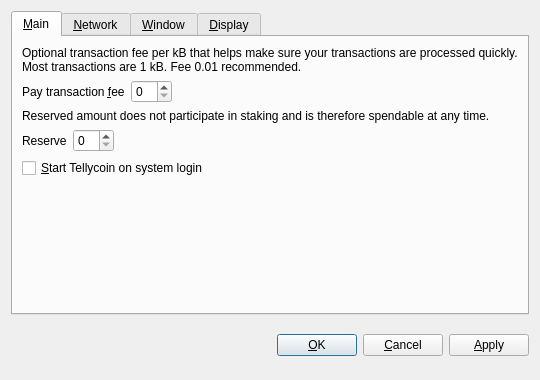
<?xml version="1.0" encoding="UTF-8"?>
<ui version="4.0">
 <class>OptionsDialog</class>
 <widget class="QDialog" name="OptionsDialog">
  <property name="geometry">
   <rect>
    <x>0</x>
    <y>0</y>
    <width>540</width>
    <height>380</height>
   </rect>
  </property>
  <property name="windowTitle">
   <string>Options</string>
  </property>
  <property name="modal">
   <bool>true</bool>
  </property>
  <layout class="QVBoxLayout" name="verticalLayout">
   <item>
    <widget class="QTabWidget" name="tabWidget">
     <property name="tabPosition">
      <enum>QTabWidget::North</enum>
     </property>
     <property name="currentIndex">
      <number>0</number>
     </property>
     <widget class="QWidget" name="tabMain">
      <attribute name="title">
       <string>&amp;Main</string>
      </attribute>
      <layout class="QVBoxLayout" name="verticalLayout_Main">
       <item>
        <widget class="QLabel" name="transactionFeeInfoLabel">
         <property name="text">
          <string>Optional transaction fee per kB that helps make sure your transactions are processed quickly. Most transactions are 1 kB. Fee 0.01 recommended.</string>
         </property>
         <property name="textFormat">
          <enum>Qt::PlainText</enum>
         </property>
         <property name="wordWrap">
          <bool>true</bool>
         </property>
        </widget>
       </item>
       <item>
        <layout class="QHBoxLayout" name="horizontalLayoutFee">
         <item>
          <widget class="QLabel" name="transactionFeeLabel">
           <property name="text">
            <string>Pay transaction &amp;fee</string>
           </property>
           <property name="textFormat">
            <enum>Qt::PlainText</enum>
           </property>
           <property name="buddy">
            <cstring>transactionFee</cstring>
           </property>
          </widget>
         </item>
         <item>
          <widget class="BitcoinAmountField" name="transactionFee"/>
         </item>
         <item>
          <spacer name="horizontalSpacerFee">
           <property name="orientation">
            <enum>Qt::Horizontal</enum>
           </property>
           <property name="sizeHint" stdset="0">
            <size>
             <width>40</width>
             <height>20</height>
            </size>
           </property>
          </spacer>
         </item>
        </layout>
       </item>
       <item>
        <widget class="QLabel" name="reserveBalanceInfoLabel">
         <property name="text">
          <string>Reserved amount does not participate in staking and is therefore spendable at any time.</string>
         </property>
         <property name="textFormat">
          <enum>Qt::PlainText</enum>
         </property>
         <property name="wordWrap">
          <bool>true</bool>
         </property>
        </widget>
       </item>
       <item>
        <layout class="QHBoxLayout" name="horizontalLayoutReserveBalance">
         <item>
          <widget class="QLabel" name="reserveBalanceLabel">
           <property name="text">
            <string>Reserve</string>
           </property>
           <property name="textFormat">
            <enum>Qt::PlainText</enum>
           </property>
           <property name="buddy">
            <cstring>reserveBalance</cstring>
           </property>
          </widget>
         </item>
         <item>
          <widget class="BitcoinAmountField" name="reserveBalance"/>
         </item>
         <item>
          <spacer name="horizontalSpacerReserveBalance">
           <property name="orientation">
            <enum>Qt::Horizontal</enum>
           </property>
           <property name="sizeHint" stdset="0">
            <size>
             <width>40</width>
             <height>20</height>
            </size>
           </property>
          </spacer>
         </item>
        </layout>
       </item>
       <item>
        <widget class="QCheckBox" name="bitcoinAtStartup">
         <property name="toolTip">
          <string>Automatically start Tellycoin after logging in to the system.</string>
         </property>
         <property name="text">
          <string>&amp;Start Tellycoin on system login</string>
         </property>
        </widget>
       </item>
       <item>
        <spacer name="verticalSpacer_Main">
         <property name="orientation">
          <enum>Qt::Vertical</enum>
         </property>
         <property name="sizeHint" stdset="0">
          <size>
           <width>20</width>
           <height>40</height>
          </size>
         </property>
        </spacer>
       </item>
      </layout>
     </widget>
     <widget class="QWidget" name="tabNetwork">
      <attribute name="title">
       <string>&amp;Network</string>
      </attribute>
      <layout class="QVBoxLayout" name="verticalLayout_Network">
       <item>
        <widget class="QCheckBox" name="mapPortUpnp">
         <property name="toolTip">
          <string>Automatically open the Tellycoin client port on the router. This only works when your router supports UPnP and it is enabled.</string>
         </property>
         <property name="text">
          <string>Map port using &amp;UPnP</string>
         </property>
        </widget>
       </item>
       <item>
        <widget class="QCheckBox" name="connectSocks">
         <property name="toolTip">
          <string>Connect to the Tellycoin network through a SOCKS proxy (e.g. when connecting through Tor).</string>
         </property>
         <property name="text">
          <string>&amp;Connect through SOCKS proxy:</string>
         </property>
        </widget>
       </item>
       <item>
        <layout class="QHBoxLayout" name="horizontalLayout_Network">
         <item>
          <widget class="QLabel" name="proxyIpLabel">
           <property name="text">
            <string>Proxy &amp;IP:</string>
           </property>
           <property name="textFormat">
            <enum>Qt::PlainText</enum>
           </property>
           <property name="buddy">
            <cstring>proxyIp</cstring>
           </property>
          </widget>
         </item>
         <item>
          <widget class="QValidatedLineEdit" name="proxyIp">
           <property name="maximumSize">
            <size>
             <width>140</width>
             <height>16777215</height>
            </size>
           </property>
           <property name="toolTip">
            <string>IP address of the proxy (e.g. 127.0.0.1)</string>
           </property>
          </widget>
         </item>
         <item>
          <widget class="QLabel" name="proxyPortLabel">
           <property name="text">
            <string>&amp;Port:</string>
           </property>
           <property name="textFormat">
            <enum>Qt::PlainText</enum>
           </property>
           <property name="buddy">
            <cstring>proxyPort</cstring>
           </property>
          </widget>
         </item>
         <item>
          <widget class="QLineEdit" name="proxyPort">
           <property name="maximumSize">
            <size>
             <width>55</width>
             <height>16777215</height>
            </size>
           </property>
           <property name="toolTip">
            <string>Port of the proxy (e.g. 9050)</string>
           </property>
          </widget>
         </item>
         <item>
          <widget class="QLabel" name="socksVersionLabel">
           <property name="text">
            <string>SOCKS &amp;Version:</string>
           </property>
           <property name="textFormat">
            <enum>Qt::PlainText</enum>
           </property>
           <property name="buddy">
            <cstring>socksVersion</cstring>
           </property>
          </widget>
         </item>
         <item>
          <widget class="QValueComboBox" name="socksVersion">
           <property name="toolTip">
            <string>SOCKS version of the proxy (e.g. 5)</string>
           </property>
          </widget>
         </item>
         <item>
          <spacer name="horizontalSpacer_Network">
           <property name="orientation">
            <enum>Qt::Horizontal</enum>
           </property>
           <property name="sizeHint" stdset="0">
            <size>
             <width>40</width>
             <height>20</height>
            </size>
           </property>
          </spacer>
         </item>
        </layout>
       </item>
       <item>
        <spacer name="verticalSpacer_Network">
         <property name="orientation">
          <enum>Qt::Vertical</enum>
         </property>
         <property name="sizeHint" stdset="0">
          <size>
           <width>20</width>
           <height>40</height>
          </size>
         </property>
        </spacer>
       </item>
      </layout>
     </widget>
     <widget class="QWidget" name="tabWindow">
      <attribute name="title">
       <string>&amp;Window</string>
      </attribute>
      <layout class="QVBoxLayout" name="verticalLayout_Window">
       <item>
        <widget class="QCheckBox" name="minimizeToTray">
         <property name="toolTip">
          <string>Show only a tray icon after minimizing the window.</string>
         </property>
         <property name="text">
          <string>&amp;Minimize to the tray instead of the taskbar</string>
         </property>
        </widget>
       </item>
       <item>
        <widget class="QCheckBox" name="minimizeOnClose">
         <property name="toolTip">
          <string>Minimize instead of exit the application when the window is closed. When this option is enabled, the application will be closed only after selecting Quit in the menu.</string>
         </property>
         <property name="text">
          <string>M&amp;inimize on close</string>
         </property>
        </widget>
       </item>
       <item>
        <spacer name="verticalSpacer_Window">
         <property name="orientation">
          <enum>Qt::Vertical</enum>
         </property>
         <property name="sizeHint" stdset="0">
          <size>
           <width>20</width>
           <height>40</height>
          </size>
         </property>
        </spacer>
       </item>
      </layout>
     </widget>
     <widget class="QWidget" name="tabDisplay">
      <attribute name="title">
       <string>&amp;Display</string>
      </attribute>
      <layout class="QVBoxLayout" name="verticalLayout_Display">
       <item>
        <layout class="QHBoxLayout" name="horizontalLayout_1_Display">
         <item>
          <widget class="QLabel" name="langLabel">
           <property name="text">
            <string>User Interface &amp;language:</string>
           </property>
           <property name="textFormat">
            <enum>Qt::PlainText</enum>
           </property>
           <property name="buddy">
            <cstring>lang</cstring>
           </property>
          </widget>
         </item>
         <item>
          <widget class="QValueComboBox" name="lang">
           <property name="toolTip">
            <string>The user interface language can be set here. This setting will take effect after restarting Tellycoin.</string>
           </property>
          </widget>
         </item>
        </layout>
       </item>
       <item>
        <layout class="QHBoxLayout" name="horizontalLayout_2_Display">
         <item>
          <widget class="QLabel" name="unitLabel">
           <property name="text">
            <string>&amp;Unit to show amounts in:</string>
           </property>
           <property name="textFormat">
            <enum>Qt::PlainText</enum>
           </property>
           <property name="buddy">
            <cstring>unit</cstring>
           </property>
          </widget>
         </item>
         <item>
          <widget class="QValueComboBox" name="unit">
           <property name="toolTip">
            <string>Choose the default subdivision unit to show in the interface and when sending coins.</string>
           </property>
          </widget>
         </item>
        </layout>
       </item>
       <item>
        <widget class="QCheckBox" name="displayAddresses">
         <property name="toolTip">
          <string>Whether to show Tellycoin addresses in the transaction list or not.</string>
         </property>
         <property name="text">
          <string>&amp;Display addresses in transaction list</string>
         </property>
        </widget>
       </item>
       <item>
        <widget class="QCheckBox" name="coinControlFeatures">
         <property name="toolTip">
          <string>Whether to show coin control features or not.</string>
         </property>
         <property name="text">
          <string>Display coin &amp;control features (experts only!)</string>
         </property>
        </widget>
       </item>
       <item>
        <spacer name="verticalSpacer_Display">
         <property name="orientation">
          <enum>Qt::Vertical</enum>
         </property>
         <property name="sizeHint" stdset="0">
          <size>
           <width>20</width>
           <height>40</height>
          </size>
         </property>
        </spacer>
       </item>
      </layout>
     </widget>
    </widget>
   </item>
   <item>
    <layout class="QHBoxLayout" name="horizontalLayout_Buttons">
     <item>
      <spacer name="horizontalSpacer_1">
       <property name="orientation">
        <enum>Qt::Horizontal</enum>
       </property>
       <property name="sizeHint" stdset="0">
        <size>
         <width>40</width>
         <height>48</height>
        </size>
       </property>
      </spacer>
     </item>
     <item>
      <widget class="QLabel" name="statusLabel">
       <property name="font">
        <font>
         <weight>75</weight>
         <bold>true</bold>
        </font>
       </property>
       <property name="text">
        <string/>
       </property>
       <property name="textFormat">
        <enum>Qt::PlainText</enum>
       </property>
       <property name="wordWrap">
        <bool>true</bool>
       </property>
      </widget>
     </item>
     <item>
      <spacer name="horizontalSpacer_2">
       <property name="orientation">
        <enum>Qt::Horizontal</enum>
       </property>
       <property name="sizeHint" stdset="0">
        <size>
         <width>40</width>
         <height>48</height>
        </size>
       </property>
      </spacer>
     </item>
     <item>
      <widget class="QPushButton" name="okButton">
       <property name="text">
        <string>&amp;OK</string>
       </property>
      </widget>
     </item>
     <item>
      <widget class="QPushButton" name="cancelButton">
       <property name="text">
        <string>&amp;Cancel</string>
       </property>
       <property name="autoDefault">
        <bool>false</bool>
       </property>
      </widget>
     </item>
     <item>
      <widget class="QPushButton" name="applyButton">
       <property name="text">
        <string>&amp;Apply</string>
       </property>
       <property name="autoDefault">
        <bool>false</bool>
       </property>
      </widget>
     </item>
    </layout>
   </item>
  </layout>
 </widget>
 <customwidgets>
  <customwidget>
   <class>BitcoinAmountField</class>
   <extends>QSpinBox</extends>
   <header>bitcoinamountfield.h</header>
  </customwidget>
  <customwidget>
   <class>QValueComboBox</class>
   <extends>QComboBox</extends>
   <header>qvaluecombobox.h</header>
  </customwidget>
  <customwidget>
   <class>QValidatedLineEdit</class>
   <extends>QLineEdit</extends>
   <header>qvalidatedlineedit.h</header>
  </customwidget>
 </customwidgets>
 <resources/>
 <connections/>
</ui>
